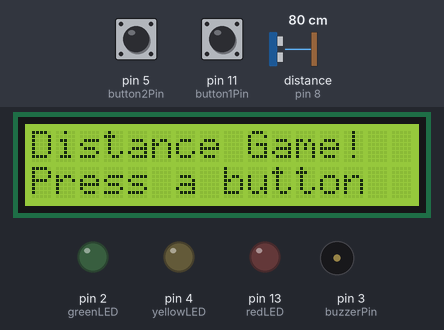
The sketch below on a simulated Arduino Uno, built with avr-gcc and run on an emulated ATmega328P. Parts: 16×2 character LCD, output pins drawn as LEDs (lit = HIGH), buzzer (waves = sounding). Inputs (shaded band) come from the test bench; at power-on: pin 5 (button2Pin) HIGH, pin 11 (button1Pin) HIGH, distance to the obstacle (sensor on pin 8) 80 cm. The echo pulse lasts 58.3 µs per cm; random numbers use the default seed unless the sketch sets one; pins used as bus, display or sensor lines are not drawn.

Above: at 1.2 s.
1.3 s: pin 5 (button2Pin) pulled LOW for 0.15 s
At 2.4 s:
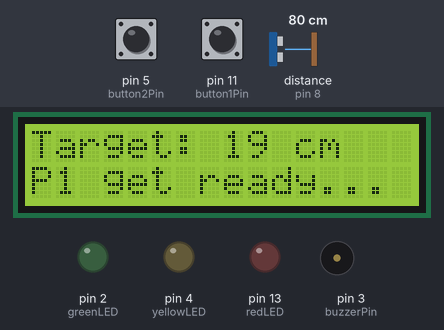
At 4.0 s:
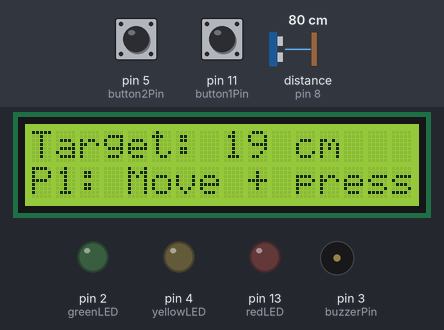
4.4 s: pin 11 (button1Pin) pulled LOW for 0.15 s
At 6.0 s:
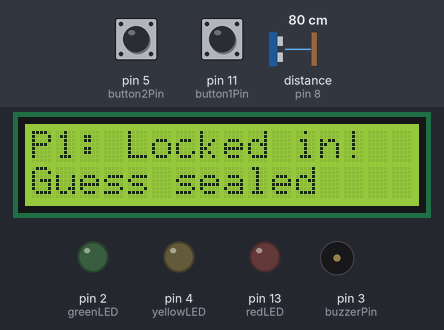
Timing chart, 0 to 18.1 s (numbered marks = the images above; inputs shaded):
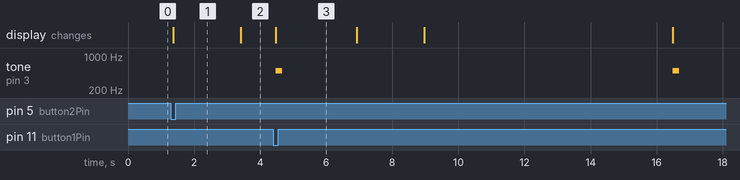

Measured:
- after the input at 1.3 s, the display: changes after 0.07 s (image 1)
- by itself, tone on pin 3 (buzzerPin): alternates 500 Hz for 0.20 s and silent for 11.8 s

The sketch:

Distance_1v1_Game.ino
```cpp
#include <Wire.h>
#include <LiquidCrystal_I2C.h>

#define trigPin 7
#define echoPin 8

#define redLED 13
#define yellowLED 4
#define greenLED 2

#define button1Pin 11
#define button2Pin 5
#define buzzerPin 3

LiquidCrystal_I2C lcd(0x27, 16, 2);

enum GameState {
  IDLE,
  SHOW_TARGET,
  P1_GET_READY,
  P1_MEASURING,
  P1_REVEAL,
  P2_GET_READY,
  P2_MEASURING,
  P2_REVEAL,
  FINAL_RESULT
};
GameState gameState = IDLE;

float targetDistance;

float p1Distance;
float p2Distance;
bool p1TimedOut;
bool p2TimedOut;

unsigned long stateStartTime;
unsigned long roundStartTime;

const unsigned long TIME_LIMIT = 7500;
const unsigned long READY_PAUSE = 2000;
const unsigned long REVEAL_DISPLAY_TIME = 2200;
const unsigned long RESULT_DISPLAY_TIME = 3500;

const unsigned long PING_INTERVAL = 60;
unsigned long lastPingTime = 0;
float latestDistance = 999;

struct ButtonDebouncer {
  int pin;
  bool lastReading;
  bool state;
  unsigned long lastDebounceTime;
};

ButtonDebouncer btn1 = {button1Pin, HIGH, HIGH, 0};
ButtonDebouncer btn2 = {button2Pin, HIGH, HIGH, 0};
const unsigned long debounceDelay = 40;

void setup() {
  pinMode(trigPin, OUTPUT);
  pinMode(echoPin, INPUT);

  pinMode(redLED, OUTPUT);
  pinMode(yellowLED, OUTPUT);
  pinMode(greenLED, OUTPUT);

  pinMode(button1Pin, INPUT_PULLUP);
  pinMode(button2Pin, INPUT_PULLUP);
  pinMode(buzzerPin, OUTPUT);

  randomSeed(analogRead(A0));

  lcd.init();
  lcd.backlight();

  showIdleScreen();
}

void loop() {
  switch (gameState) {
    case IDLE:
      if (checkButtonPressed(btn1) || checkButtonPressed(btn2)) {
        gameState = SHOW_TARGET;
      }
      break;

    case SHOW_TARGET:
      startNewRound();
      break;

    case P1_GET_READY:
      if (millis() - stateStartTime >= READY_PAUSE) {
        beginMeasuringPhase(true);
      }
      break;

    case P1_MEASURING:
      handleMeasuring(true);
      break;

    case P1_REVEAL:
      if (millis() - stateStartTime >= REVEAL_DISPLAY_TIME) {
        lcd.clear();
        lcd.setCursor(0, 0);
        lcd.print("Target: ");
        lcd.print(targetDistance, 0);
        lcd.print(" cm");
        lcd.setCursor(0, 1);
        lcd.print("P2 get ready...");
        stateStartTime = millis();
        gameState = P2_GET_READY;
      }
      break;

    case P2_GET_READY:
      if (millis() - stateStartTime >= READY_PAUSE) {
        beginMeasuringPhase(false);
      }
      break;

    case P2_MEASURING:
      handleMeasuring(false);
      break;

    case P2_REVEAL:
      if (millis() - stateStartTime >= REVEAL_DISPLAY_TIME) {
        showFinalResult();
      }
      break;

    case FINAL_RESULT:
      if (millis() - stateStartTime >= RESULT_DISPLAY_TIME) {
        showIdleScreen();
      }
      break;

    default:
      break;
  }

  if (gameState != IDLE && gameState != P1_MEASURING && gameState != P2_MEASURING) {
    checkButtonPressed(btn1);
    checkButtonPressed(btn2);
  }
}

void showIdleScreen() {
  allLEDsOff();
  noTone(buzzerPin);
  lcd.clear();
  lcd.setCursor(0, 0);
  lcd.print("Distance Game!");
  lcd.setCursor(0, 1);
  lcd.print("Press a button");
  gameState = IDLE;
}

void startNewRound() {
  targetDistance = random(5, 26);
  p1TimedOut = false;
  p2TimedOut = false;

  allLEDsOff();

  lcd.clear();
  lcd.setCursor(0, 0);
  lcd.print("Target: ");
  lcd.print(targetDistance, 0);
  lcd.print(" cm");
  lcd.setCursor(0, 1);
  lcd.print("P1 get ready...");

  stateStartTime = millis();
  gameState = P1_GET_READY;
}

void beginMeasuringPhase(bool isPlayer1) {
  lcd.clear();
  lcd.setCursor(0, 0);
  lcd.print("Target: ");
  lcd.print(targetDistance, 0);
  lcd.print(" cm");
  lcd.setCursor(0, 1);
  lcd.print(isPlayer1 ? "P1: Move + press" : "P2: Move + press");

  roundStartTime = millis();
  lastPingTime = 0;
  latestDistance = getDistanceCM();
  gameState = isPlayer1 ? P1_MEASURING : P2_MEASURING;
}

void handleMeasuring(bool isPlayer1) {
  if (millis() - lastPingTime >= PING_INTERVAL) {
    latestDistance = getDistanceCM();
    lastPingTime = millis();
  }

  bool pressed = isPlayer1 ? checkButtonPressed(btn1) : checkButtonPressed(btn2);
  bool timedOut = (millis() - roundStartTime >= TIME_LIMIT);

  if (pressed || timedOut) {
    if (isPlayer1) {
      p1TimedOut = timedOut && !pressed;
      p1Distance = latestDistance;
      revealPlayer(true);
    } else {
      p2TimedOut = timedOut && !pressed;
      p2Distance = latestDistance;
      revealPlayer(false);
    }
  }

}

void revealPlayer(bool isPlayer1) {
  allLEDsOff();

  bool timedOut = isPlayer1 ? p1TimedOut : p2TimedOut;

  lcd.clear();
  lcd.setCursor(0, 0);
  lcd.print(isPlayer1 ? "P1: " : "P2: ");

  if (timedOut) {
    lcd.print("Too slow!");
  } else {
    lcd.print("Locked in!");
  }
  lcd.setCursor(0, 1);
  lcd.print("Guess sealed");

  playDecentSound();

  stateStartTime = millis();
  gameState = isPlayer1 ? P1_REVEAL : P2_REVEAL;
}

void showFinalResult() {
  allLEDsOff();

  float p1Diff = p1TimedOut ? 999999 : abs(p1Distance - targetDistance);
  float p2Diff = p2TimedOut ? 999999 : abs(p2Distance - targetDistance);

  lcd.clear();

  if (p1TimedOut && p2TimedOut) {
    lcd.setCursor(0, 0);
    lcd.print("Both too slow!");
    lcd.setCursor(0, 1);
    lcd.print("No winner");
    blinkYellow();
    playLoseSound();
  } else if (p1Diff < p2Diff) {
    lcd.setCursor(0, 0);
    lcd.print("Player 1 Wins!");
    lcd.setCursor(0, 1);
    lcd.print("P1:");
    lcd.print(p1Distance, 1);
    lcd.print(" P2:");
    lcd.print(p2TimedOut ? 0 : p2Distance, 1);
    digitalWrite(redLED, HIGH);
    playWinSound();
  } else if (p2Diff < p1Diff) {
    lcd.setCursor(0, 0);
    lcd.print("Player 2 Wins!");
    lcd.setCursor(0, 1);
    lcd.print("P1:");
    lcd.print(p1TimedOut ? 0 : p1Distance, 1);
    lcd.print(" P2:");
    lcd.print(p2Distance, 1);
    digitalWrite(greenLED, HIGH);
    playWinSound();
  } else {
    lcd.setCursor(0, 0);
    lcd.print("It's a tie!");
    lcd.setCursor(0, 1);
    lcd.print("P1:");
    lcd.print(p1Distance, 1);
    lcd.print(" P2:");
    lcd.print(p2Distance, 1);
    digitalWrite(yellowLED, HIGH);
    playDecentSound();
  }

  stateStartTime = millis();
  gameState = FINAL_RESULT;
}

float getDistanceCM() {
  digitalWrite(trigPin, LOW);
  delayMicroseconds(2);

  digitalWrite(trigPin, HIGH);
  delayMicroseconds(10);

  digitalWrite(trigPin, LOW);

  long duration = pulseIn(echoPin, HIGH, 30000);
  if (duration == 0) return 999;

  return duration * 0.034 / 2;
}

void allLEDsOff() {
  digitalWrite(redLED, LOW);
  digitalWrite(yellowLED, LOW);
  digitalWrite(greenLED, LOW);
}

void blinkYellow() {
  for (int i = 0; i < 3; i++) {
    digitalWrite(yellowLED, HIGH);
    delay(150);
    digitalWrite(yellowLED, LOW);
    delay(150);
  }
  digitalWrite(yellowLED, HIGH);
}

bool checkButtonPressed(ButtonDebouncer &btn) {
  bool reading = digitalRead(btn.pin);

  if (reading != btn.lastReading) {
    btn.lastDebounceTime = millis();
  }

  bool pressed = false;

  if ((millis() - btn.lastDebounceTime) > debounceDelay) {
    if (reading != btn.state) {
      btn.state = reading;
      if (btn.state == LOW) {
        pressed = true;
      }
    }
  }

  btn.lastReading = reading;
  return pressed;
}

void playWinSound() {
  int melody[] = {523, 659, 784, 1047};
  int durations[] = {150, 150, 150, 300};
  for (int i = 0; i < 4; i++) {
    tone(buzzerPin, melody[i], durations[i]);
    delay(durations[i] + 30);
  }
  noTone(buzzerPin);
}

void playLoseSound() {
  int melody[] = {400, 350, 300, 200};
  int durations[] = {150, 150, 150, 400};
  for (int i = 0; i < 4; i++) {
    tone(buzzerPin, melody[i], durations[i]);
    delay(durations[i] + 30);
  }
  noTone(buzzerPin);
}

void playDecentSound() {
  tone(buzzerPin, 500, 200);
  delay(230);
  noTone(buzzerPin);
}
```
